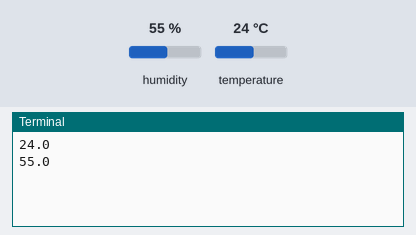
The program below on a simulated Raspberry Pi (BCM pin numbers). Parts: the last lines printed to the terminal. The inputs (shaded band) are chosen by the test bench; at power-on: humidity 55 %, temperature 24 °C.

Above: at 1.2 s.
1.3 s: humidity set to 22 %
At 2.7 s:
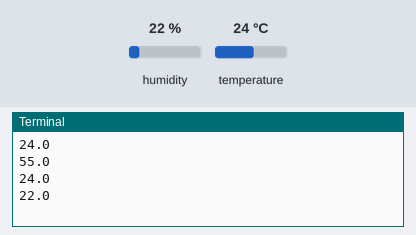
3.4 s: temperature set to 12 °C
At 4.8 s:
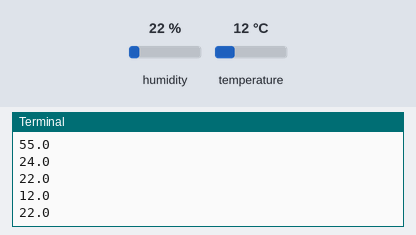
5.5 s: humidity set to 40 %
At 7.7 s:
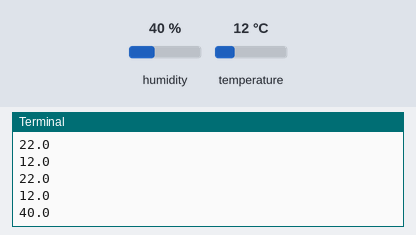
Timing chart, 0 to 9.2 s (numbered marks = the images above; inputs shaded):
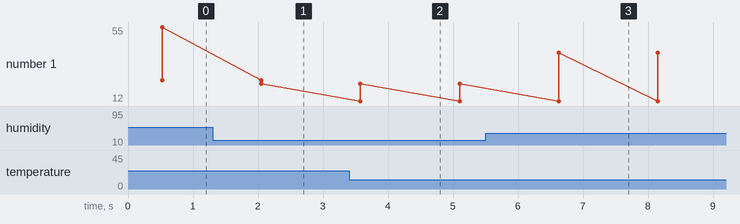

The program:

thermo.py
```python
import time
import Adafruit_DHT
import RPi.GPIO as gpio

pin = 17

gpio.setmode(gpio.BCM)
gpio.setup(pin, gpio.IN)

sensor = Adafruit_DHT.DHT11

try:
    while True:
        hum, temp = Adafruit_DHT.read_retry(sensor, pin)

        if hum is not None and temp is not None:
            print(temp)
            print(hum)
            time.sleep(1)
        else:
            print("veio vazio, algum erro")
except KeyboardInterrupt:
    print("---STOP----")
    gpio.cleanup()
    pass
```

Measured:
- after the input at 1.3 s, the terminal: prints a new line after 0.75 s (image 1)
- after the input at 3.4 s, the terminal: prints a new line after 0.18 s (image 2)
- after the input at 5.5 s, the terminal: prints a new line after 1.1 s (image 3)
- plotted number 1: 55 → 22 after the input at 1.3 s, 22 → 40 after the input at 5.5 s
